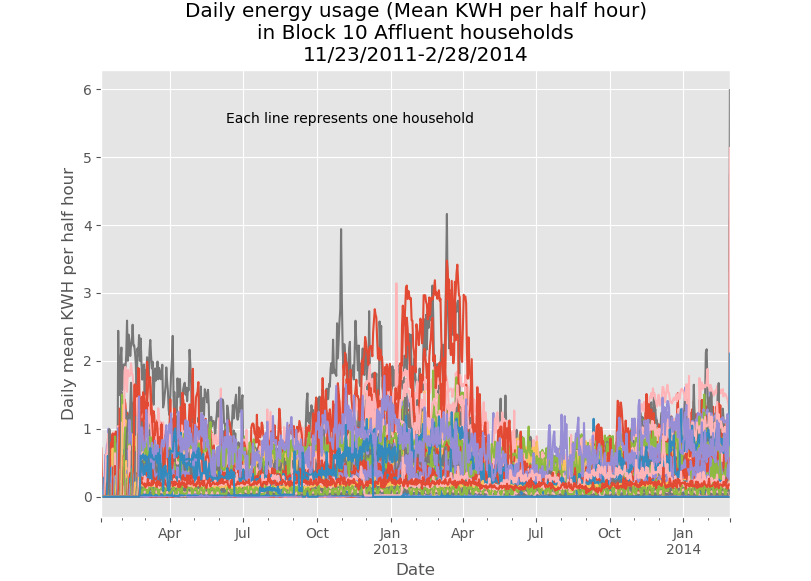

The Python source for this figure:
import numpy as np
import matplotlib.pyplot as plt
plt.style.use('ggplot')
import pandas as pd

df = pd.read_csv('block_10.csv', header=0, names=['LCLid','DateTime','KWH_hh'], parse_dates=[1])

df['KWH_hh'] = pd.to_numeric(df['KWH_hh'], errors='coerce')

temp = pd.DatetimeIndex(df['DateTime'])
df['Date'] = temp.date
df['Time'] = temp.time
del df['DateTime']

df['Date'] = pd.to_datetime(df['Date'])

inf = pd.read_csv('~/dssa5001/week11/informations_household_update.csv')

inf2 = inf.loc[inf['Acorn_grouped'] == 'Affluent']

ids = []
ids = inf2['LCLid']

data = df.loc[df['LCLid'].isin(ids)]

df2 = data.groupby(['Date', 'LCLid'])['KWH_hh'].mean().reset_index()

data2 = df2.pivot(index='Date', columns='LCLid', values='KWH_hh').fillna(0)

ax = data2.plot()

ax.set_title("Daily energy usage (Mean KWH per half hour)\nin Block 10 ""Affluent"" households\n11/23/2011-2/28/2014")
ax.set_xlabel('Date')
ax.set_ylabel('Daily mean KWH per half hour')
ax.text(15500,5.5,"Each line represents one household")
ax.legend_.remove()
plt.show()
